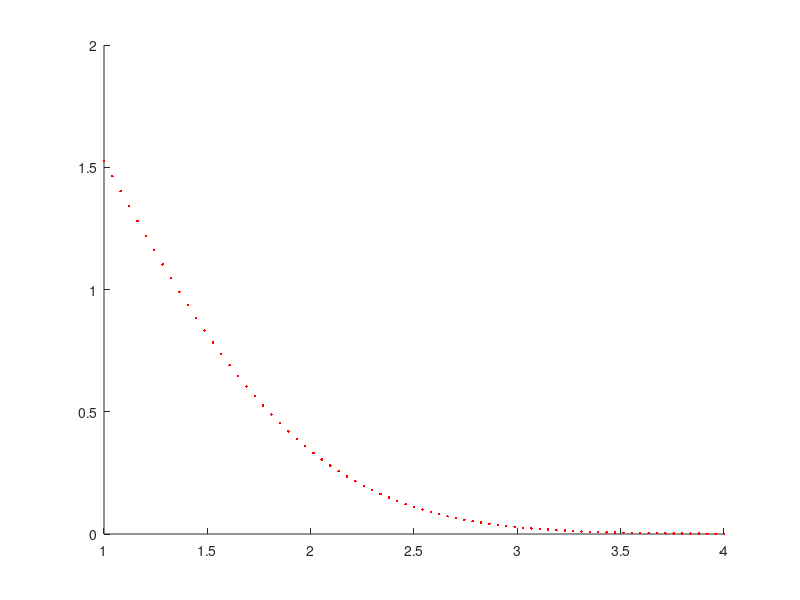

MATLAB code for this plot: (Note: this script raises an error after producing the figure.)
%this m-file uses the acceptance/rejection 
%method to sample from the %truncnated normal density
%using different proposals. 
clear all;
clc;
close all;

rand('seed',sum(100*clock));

nkeep = 250;
%--------------------------------
%Truncated Normal TN_[c, +inf] (0,1) density
% c>0
%--------------------------------
mu = 0;
sigma = 1;
c = 1;
normcons = 1-  normcdf(c);

%plotting the actual density
figure(1);
hold on;
xgrid = linspace(c,c+3*sigma,75);
densitya = normpdf(xgrid,mu,sigma);
density = densitya/normcons;
plot(xgrid,density,'r.');

%using standard normal density as proposal
M = 1/normcons;

tn_keep1 = zeros(nkeep,1);
counter = 0;
total_counter = 0;
    while counter < nkeep
        total_counter = total_counter + 1;
        
        X = normrnd(mu, sigma);  % the proposal density q(x): N(0,1)
        if X>c    % Mq(x) <pi(x), accepte, in this example. pi(x) = Mq(x)
            counter = counter+1;
            tn_keep1(counter,1) = X;
        end;
    end;
disp('Observed Fraction of draws accepted wth standard Normal Source Density');
counter/total_counter

%plotting the Mq(x)
Mqx1 = M * densitya; %the same as the target distribution


%using  expoential density exp(beta)  as proposal
%beta = (c + sqrt(c*c+4) )/2;
%M = exp( (beta*beta - 2*beta*c)/2 )/sqrt(2*pi)/beta/normcons;     
beta =1;
M = exp(beta*beta/2)/sqrt(2*pi)/beta/normcons;     

tn_keep2 = zeros(nkeep,1);
counter = 0;
total_counter = 0;
    while counter < nkeep
        total_counter = total_counter + 1;
        
        X = exprnd(beta);  % the proposal density exp(beta)
        U = rand(1,1);
        
        %plot(X, U,'mo','MarkerSize',6);
        
        qX = exppdf(X, beta);
        if( X<c)
            pi_X = 0;
        else
            pi_X = normpdf(X, mu, sigma)/normcons;
       end
         
        if M*qX*U < pi_X    % Mq(x) <pi(x), accepte, in this example. proposal and the target distribution is the same, q(x)/pi(x) = 1
            counter = counter+1;
            tn_keep2(counter,1) = X;
            %plot(X, U,'ko','MarkerSize',6);
        end;
    end;
    
%str_info = sprintf('Observed Fraction of draws accepted wth exp(%d) Source Density is %d',beta, counter/total_counter);
%disp(str_info );

%plotting the Mq(x)
Mqx2 = M * exppdf(xgrid,beta);

[dom2 ran2] = epanech2(tn_keep2);
plot(dom2,ran2,'k');
xlabel('X');
ylabel('Truncated Normal Density');

plot(xgrid,Mqx2,'b.');
legend('true pdf','estimated pdf using the samples',  'the shape of Mq(x) of Exp(beta)');